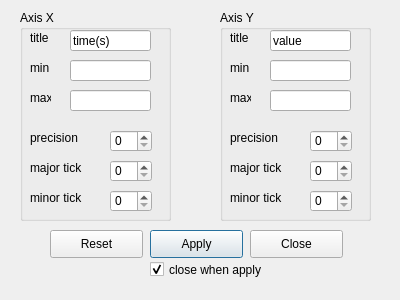
<?xml version="1.0" encoding="UTF-8"?>
<ui version="4.0">
 <class>ChartSettingDlg</class>
 <widget class="QDialog" name="ChartSettingDlg">
  <property name="geometry">
   <rect>
    <x>0</x>
    <y>0</y>
    <width>400</width>
    <height>300</height>
   </rect>
  </property>
  <property name="windowTitle">
   <string>Chart Settings</string>
  </property>
  <widget class="QGroupBox" name="groupAxisX">
   <property name="geometry">
    <rect>
     <x>20</x>
     <y>10</y>
     <width>151</width>
     <height>211</height>
    </rect>
   </property>
   <property name="title">
    <string>Axis X</string>
   </property>
   <widget class="QLabel" name="xMinLabel">
    <property name="geometry">
     <rect>
      <x>10</x>
      <y>50</y>
      <width>21</width>
      <height>16</height>
     </rect>
    </property>
    <property name="text">
     <string>min</string>
    </property>
   </widget>
   <widget class="QLineEdit" name="xMinEdit">
    <property name="geometry">
     <rect>
      <x>50</x>
      <y>50</y>
      <width>81</width>
      <height>21</height>
     </rect>
    </property>
   </widget>
   <widget class="QLabel" name="xMaxLabel">
    <property name="geometry">
     <rect>
      <x>10</x>
      <y>80</y>
      <width>21</width>
      <height>16</height>
     </rect>
    </property>
    <property name="text">
     <string>max</string>
    </property>
   </widget>
   <widget class="QLineEdit" name="xMaxEdit">
    <property name="geometry">
     <rect>
      <x>50</x>
      <y>80</y>
      <width>81</width>
      <height>21</height>
     </rect>
    </property>
   </widget>
   <widget class="QLabel" name="xTitleLabel">
    <property name="geometry">
     <rect>
      <x>10</x>
      <y>20</y>
      <width>31</width>
      <height>16</height>
     </rect>
    </property>
    <property name="text">
     <string>title</string>
    </property>
   </widget>
   <widget class="QLineEdit" name="xTitleEdit">
    <property name="geometry">
     <rect>
      <x>50</x>
      <y>20</y>
      <width>81</width>
      <height>21</height>
     </rect>
    </property>
    <property name="text">
     <string>time(s)</string>
    </property>
   </widget>
   <widget class="QLabel" name="xPrecisionLabel">
    <property name="geometry">
     <rect>
      <x>10</x>
      <y>120</y>
      <width>61</width>
      <height>16</height>
     </rect>
    </property>
    <property name="text">
     <string>precision</string>
    </property>
   </widget>
   <widget class="QSpinBox" name="xPrecisionSpin">
    <property name="geometry">
     <rect>
      <x>90</x>
      <y>120</y>
      <width>42</width>
      <height>22</height>
     </rect>
    </property>
    <property name="maximum">
     <number>9</number>
    </property>
   </widget>
   <widget class="QLabel" name="xMajorTickLable">
    <property name="geometry">
     <rect>
      <x>10</x>
      <y>150</y>
      <width>71</width>
      <height>16</height>
     </rect>
    </property>
    <property name="text">
     <string>major tick</string>
    </property>
   </widget>
   <widget class="QSpinBox" name="xMajorTickSpin">
    <property name="geometry">
     <rect>
      <x>90</x>
      <y>150</y>
      <width>42</width>
      <height>22</height>
     </rect>
    </property>
    <property name="maximum">
     <number>50</number>
    </property>
   </widget>
   <widget class="QSpinBox" name="xMinorTickSpin">
    <property name="geometry">
     <rect>
      <x>90</x>
      <y>180</y>
      <width>42</width>
      <height>22</height>
     </rect>
    </property>
    <property name="maximum">
     <number>5</number>
    </property>
   </widget>
   <widget class="QLabel" name="xMinorTickLable">
    <property name="geometry">
     <rect>
      <x>10</x>
      <y>180</y>
      <width>71</width>
      <height>16</height>
     </rect>
    </property>
    <property name="text">
     <string>minor tick</string>
    </property>
   </widget>
  </widget>
  <widget class="QGroupBox" name="groupAxisY">
   <property name="geometry">
    <rect>
     <x>220</x>
     <y>10</y>
     <width>151</width>
     <height>211</height>
    </rect>
   </property>
   <property name="title">
    <string>Axis Y</string>
   </property>
   <widget class="QLabel" name="yMinLabel">
    <property name="geometry">
     <rect>
      <x>10</x>
      <y>50</y>
      <width>21</width>
      <height>16</height>
     </rect>
    </property>
    <property name="text">
     <string>min</string>
    </property>
   </widget>
   <widget class="QLineEdit" name="yMinEdit">
    <property name="geometry">
     <rect>
      <x>50</x>
      <y>50</y>
      <width>81</width>
      <height>21</height>
     </rect>
    </property>
   </widget>
   <widget class="QLabel" name="yMaxLabel">
    <property name="geometry">
     <rect>
      <x>10</x>
      <y>80</y>
      <width>21</width>
      <height>16</height>
     </rect>
    </property>
    <property name="text">
     <string>max</string>
    </property>
   </widget>
   <widget class="QLineEdit" name="yMaxEdit">
    <property name="geometry">
     <rect>
      <x>50</x>
      <y>80</y>
      <width>81</width>
      <height>21</height>
     </rect>
    </property>
   </widget>
   <widget class="QLabel" name="yTitleLabel">
    <property name="geometry">
     <rect>
      <x>10</x>
      <y>20</y>
      <width>31</width>
      <height>16</height>
     </rect>
    </property>
    <property name="text">
     <string>title</string>
    </property>
   </widget>
   <widget class="QLineEdit" name="yTitleEdit">
    <property name="geometry">
     <rect>
      <x>50</x>
      <y>20</y>
      <width>81</width>
      <height>21</height>
     </rect>
    </property>
    <property name="text">
     <string>value</string>
    </property>
   </widget>
   <widget class="QLabel" name="yPrecisionLabel">
    <property name="geometry">
     <rect>
      <x>10</x>
      <y>120</y>
      <width>61</width>
      <height>16</height>
     </rect>
    </property>
    <property name="text">
     <string>precision</string>
    </property>
   </widget>
   <widget class="QSpinBox" name="yPrecisionSpin">
    <property name="geometry">
     <rect>
      <x>90</x>
      <y>120</y>
      <width>42</width>
      <height>22</height>
     </rect>
    </property>
    <property name="maximum">
     <number>9</number>
    </property>
   </widget>
   <widget class="QLabel" name="yMajorTickLable">
    <property name="geometry">
     <rect>
      <x>10</x>
      <y>150</y>
      <width>71</width>
      <height>16</height>
     </rect>
    </property>
    <property name="text">
     <string>major tick</string>
    </property>
   </widget>
   <widget class="QSpinBox" name="yMajorTickSpin">
    <property name="geometry">
     <rect>
      <x>90</x>
      <y>150</y>
      <width>42</width>
      <height>22</height>
     </rect>
    </property>
    <property name="maximum">
     <number>50</number>
    </property>
   </widget>
   <widget class="QSpinBox" name="yMinorTickSpin">
    <property name="geometry">
     <rect>
      <x>90</x>
      <y>180</y>
      <width>42</width>
      <height>22</height>
     </rect>
    </property>
    <property name="maximum">
     <number>5</number>
    </property>
   </widget>
   <widget class="QLabel" name="yMinorTickLable">
    <property name="geometry">
     <rect>
      <x>10</x>
      <y>180</y>
      <width>71</width>
      <height>16</height>
     </rect>
    </property>
    <property name="text">
     <string>minor tick</string>
    </property>
   </widget>
  </widget>
  <widget class="QPushButton" name="ApplyPB">
   <property name="geometry">
    <rect>
     <x>150</x>
     <y>230</y>
     <width>93</width>
     <height>28</height>
    </rect>
   </property>
   <property name="text">
    <string>Apply</string>
   </property>
  </widget>
  <widget class="QPushButton" name="ResetPB">
   <property name="geometry">
    <rect>
     <x>50</x>
     <y>230</y>
     <width>93</width>
     <height>28</height>
    </rect>
   </property>
   <property name="text">
    <string>Reset</string>
   </property>
  </widget>
  <widget class="QPushButton" name="ClosePB">
   <property name="geometry">
    <rect>
     <x>250</x>
     <y>230</y>
     <width>93</width>
     <height>28</height>
    </rect>
   </property>
   <property name="text">
    <string>Close</string>
   </property>
  </widget>
  <widget class="QCheckBox" name="AndCloseCB">
   <property name="geometry">
    <rect>
     <x>150</x>
     <y>260</y>
     <width>121</width>
     <height>19</height>
    </rect>
   </property>
   <property name="text">
    <string>close when apply</string>
   </property>
   <property name="checked">
    <bool>true</bool>
   </property>
  </widget>
 </widget>
 <resources/>
 <connections/>
</ui>
